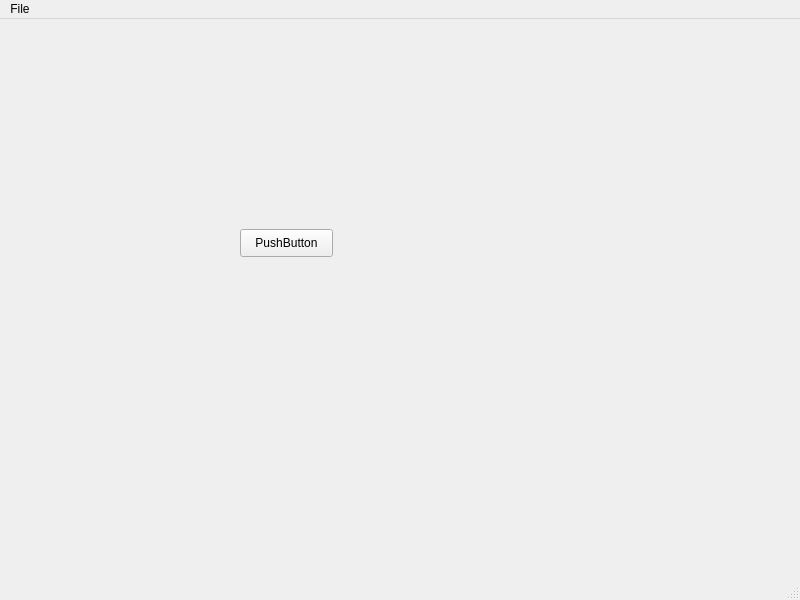
<?xml version="1.0" encoding="UTF-8"?>
<ui version="4.0">
 <class>MainWindow</class>
 <widget class="QMainWindow" name="MainWindow">
  <property name="geometry">
   <rect>
    <x>0</x>
    <y>0</y>
    <width>800</width>
    <height>600</height>
   </rect>
  </property>
  <property name="windowTitle">
   <string>MainWindow</string>
  </property>
  <widget class="QWidget" name="centralwidget">
   <widget class="QPushButton" name="pushButton">
    <property name="geometry">
     <rect>
      <x>240</x>
      <y>210</y>
      <width>93</width>
      <height>28</height>
     </rect>
    </property>
    <property name="text">
     <string>PushButton</string>
    </property>
   </widget>
  </widget>
  <widget class="QMenuBar" name="menubar">
   <property name="geometry">
    <rect>
     <x>0</x>
     <y>0</y>
     <width>800</width>
     <height>26</height>
    </rect>
   </property>
   <widget class="QMenu" name="menuFile">
    <property name="title">
     <string>File</string>
    </property>
   </widget>
   <addaction name="menuFile"/>
  </widget>
  <widget class="QStatusBar" name="statusbar"/>
 </widget>
 <resources/>
 <connections/>
</ui>
